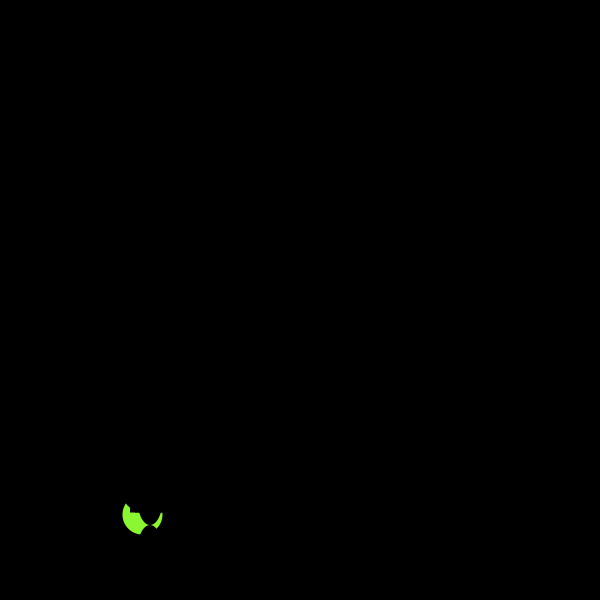
Frame 1 (no input)
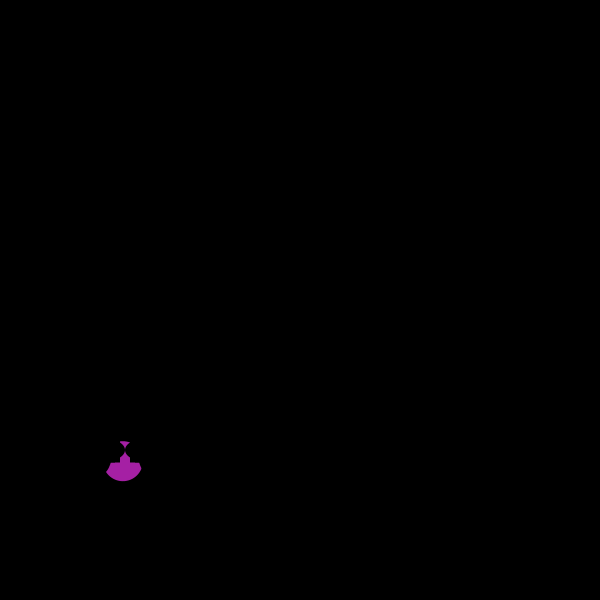
Frame 60 (the mouse pressed at the canvas centre just before this capture)
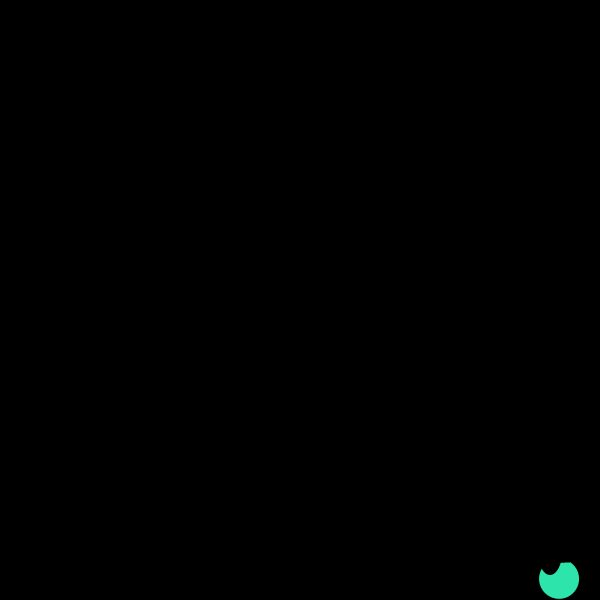
Frame 120 (the mouse held since frame 60 and released just before this capture)

The Processing sketch that drew these frames (run headless with seeded random() and noise(); from frame 60 on, the mouse is pressed at the canvas centre):

// Processing sketch: weird_things_pop
// ── weird_things_pop.pde

int circleSize = 50;
float origColor = random(360);
void setup() {

  size(600,600);
  colorMode(HSB, 360, 100, 100,100);
  background(origColor, 50, 50);
  noStroke();
  translate(circleSize/2, circleSize/2);
  rectMode(CENTER);
  frameRate(30);
}
 void draw(){

background(0);

fill(random(360),80,100,random(50,100));

ellipse(random(width),random(height),40,40);

println(frameRate);


  
  for(int x =0; x<width; x+=circleSize){

    for(int y=0; y<height; y+=circleSize){
      fill(0);
     // fill(origColor, 40, 40);//
       ellipse(x,y,circleSize/2, 50);
  //fill((origColor+100) % 360, 70, 70);//
  rect(x, y, 40, circleSize/2);
  
  ellipse(x,y,50, circleSize/2);
     //fill(origColor, 80, 80);//
    
    rect(x,y,30, circleSize/2);

    }
}
}
